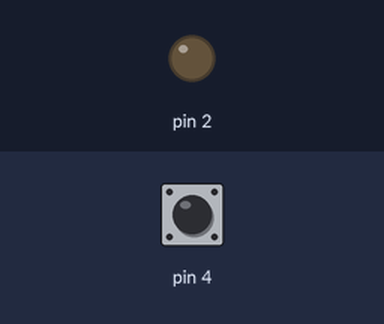
Simulated run of this sketch. Board: Arduino Uno, built with avr-gcc and run on an emulated ATmega328P. Parts: output pins drawn as LEDs (lit = HIGH). Inputs (shaded band) come from the test bench; at power-on: pin 4 HIGH. What the sketch prints to the serial monitor is not drawn.

Above: at 1.2 s.
1.3 s: pin 4 pulled LOW for 0.15 s
At 1.37 s:
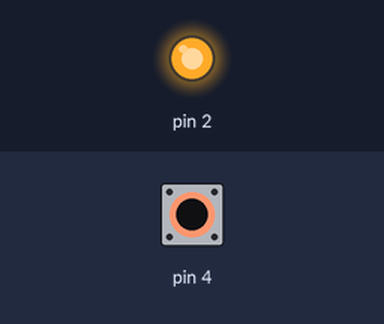
2.9 s: pin 4 pulled LOW for 3.2 s
At 7.1 s:
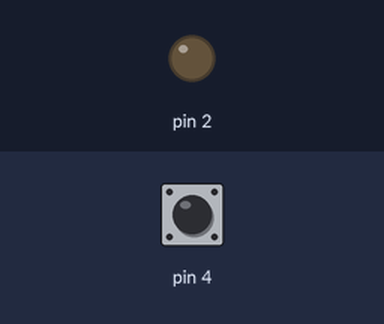
Timing chart, 0 to 8.6 s (numbered marks = the images above; inputs shaded):
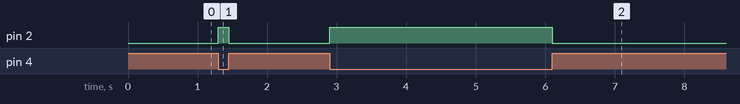

Measured:
- after the input at 1.3 s, pin 2: LOW → HIGH at once, → LOW 0.15 s later
- after the input at 2.9 s, pin 2: LOW → HIGH at once, → LOW 3.2 s later

The sketch:

sketch_jun16a.ino
```cpp
void setup() {
  // put your setup code here, to run once:
 Serial.begin(115200);
 pinMode(4,INPUT_PULLUP);
 pinMode(2,OUTPUT);
}

void loop() {
  // put your main code here, to run repeatedly:
 Serial.println("hello");
 int x = digitalRead(4);
 if(x == HIGH){
  Serial.println("HIGH");
  digitalWrite(2,LOW);
 }
 else{
  Serial.println("LOW");
  digitalWrite(2,HIGH);
 }


}
```
